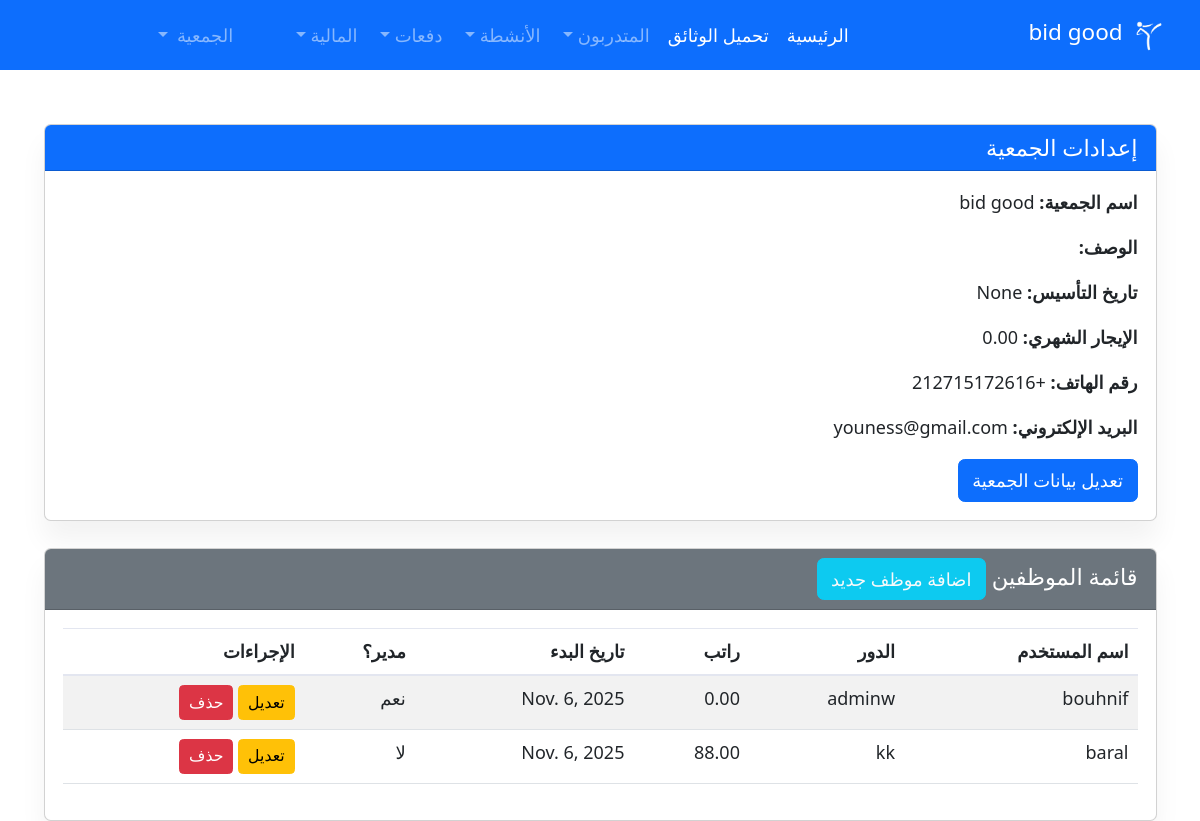
The page /staff/ (signed in) on the database its author committed.
### trainers/models.py (models this page shows, shortened)
class OrganizationInfo(models.Model):
    name = models.CharField(max_length=255, verbose_name='اسم الجمعية')
    slug = models.SlugField(unique=True, verbose_name='المعرف')
    description = models.TextField(blank=True, verbose_name='الوصف')
    established_date = models.DateField(blank=True, null=True, verbose_name='تاريخ التأسيس')
    rent_amount = models.DecimalField(max_digits=10, decimal_places=2, default=0, verbose_name='مبلغ الإيجار')
    phone_number = models.CharField(max_length=15, blank=True, verbose_name='رقم الهاتف')
    email = models.EmailField(blank=True, verbose_name='البريد الإلكتروني')
    datepay = models.DateField(blank=True, null=True, verbose_name='تاريخ الدفع')
    is_active = models.BooleanField(default=True, verbose_name='نشطة')
    subscription_tier = models.CharField(
        max_length=20,
        choices=[('free', 'مجاني'), ('basic', 'أساسي'), ('premium', 'متميز')],
        default='free',
        verbose_name='نوع الاشتراك'
    )
    max_trainers = models.IntegerField(default=50, verbose_name='الحد الأقصى للمتدربين')
    created_at = models.DateTimeField(auto_now_add=True, verbose_name='تاريخ الإنشاء')
    class Meta:
        verbose_name = 'جمعية'
        verbose_name_plural = 'الجمعيات'
        ordering = ['-created_at']

class Staff(models.Model):
    organization = models.ForeignKey(
        OrganizationInfo,
        on_delete=models.CASCADE,
        related_name='staff_members',
        verbose_name='الجمعية'
    )
    user = models.OneToOneField(User, on_delete=models.CASCADE, verbose_name='المستخدم')
    role = models.CharField(max_length=100, verbose_name='الدور')
    is_admin = models.BooleanField(default=False, verbose_name='مدير')
    started = models.DateField(default=timezone.now, verbose_name='تاريخ البدء')
    salary = models.DecimalField(max_digits=10, decimal_places=2, default=0, verbose_name='الراتب')
    datepay = models.DateField(default=timezone.now, verbose_name='تاريخ الدفع')
    email = models.EmailField(blank=True, verbose_name='البريد الإلكتروني')
    phone_number = models.CharField(max_length=15, blank=True, verbose_name='رقم الهاتف')
    class Meta:
        verbose_name = 'موظف'
        verbose_name_plural = 'الموظفون'

### trainers/views.py (the view)
# urls.py: path('staff/', views.staff_list, name='staff_list'),
@login_required(login_url='/login/')
@require_organization
def staff_list(request):
    organization = request.organization
    if Staff.objects.filter(organization=organization,user=request.user).exists():pass
    else : Staff.objects.create(
                organization=organization,
                user=request.user,
                role='ADMIN',
                is_admin=True,
                salary=0,
                started = timezone.now()
            )
    staff_members = Staff.objects.filter(organization=organization)
    return render(request, 'pages/staff_list.html', {
        'organization': organization,
        'staff_members': staff_members,
    })

### trainers/templates/pages/staff_list.html (shortened to what this page needs)
{% extends 'base/base.html' %}
{% block content %}
<div class="container mt-5">
    <div class="card mb-4">
        <div class="card-header bg-primary text-white">
            <h5 class="card-title mb-0">إعدادات الجمعية</h5>
        </div>
        <div class="card-body">
            <p><strong>اسم الجمعية:</strong> {{ organization.name }}</p>
            <p><strong>الوصف:</strong> {{ organization.description }}</p>
            <p><strong>تاريخ التأسيس:</strong> {{ organization.established_date }}</p>
            <p><strong>الإيجار الشهري:</strong> {{ organization.rent_amount }}</p>
            <p><strong>رقم الهاتف:</strong> {{ organization.phone_number }}</p>
            <p><strong>البريد الإلكتروني:</strong> {{ organization.email }}</p>
            <a href="{% url 'edit_organization' %}" class="btn btn-primary">تعديل بيانات الجمعية</a>
        </div>
    </div>
    <div class="card">
        <div class="card-header bg-secondary text-white">
            <h5 class="card-title mb-0">قائمة الموظفين <a href="{% url 'add_staff' %}" class="btn btn-info text-light">اضافة موظف جديد</a></h5>
        </div>
        <div class="card-body">
            <div class="table-responsive">
                <table class="table table-striped">
                    <thead>
                        <tr>
                            <th>اسم المستخدم</th>
                            <th>الدور</th>
                            <th>راتب</th>
                            <th>تاريخ البدء</th>
                            <th>مدير؟</th>
                            <th>الإجراءات</th>
                        </tr>
                    </thead>
                    <tbody>
                        {% for staff in staff_members %}
                        <tr>
                            <td>{{ staff.user.username }}</td>
                            <td>{{ staff.role }}</td>
                            <td>{{ staff.salary }}</td>
                            <td>{{ staff.started }}</td>
                            <td>{{ staff.is_admin|yesno:"نعم,لا" }}</td>
                            <td>
                                <a href="{% url 'edit_staff' staff.id %}" class="btn btn-sm btn-warning">تعديل</a>
                                <a href="{% url 'delete_staff' staff.id %}" class="btn btn-sm btn-danger" onclick="return confirm('هل أنت متأكد من حذف هذا الموظف؟')">حذف</a>
                            </td>
                        </tr>
                        {% endfor %}
                    </tbody>
                </table>
            </div>
        </div>
    </div>
</div>
{% endblock %}

### trainers/templates/base/sidebar.html (shortened to what this page needs)
{% load static %}
<nav class="navbar navbar-expand-lg navbar-dark bg-primary">
    <div class="container-fluid">
        <a class="navbar-brand" href="{% url 'home' %}">
            <img src="{% static 'images/logo/logo.png' %}" alt="Logo" width="40" height="40" class="d-inline-block align-text-top">
            {% if request.organization %} {{ request.organization.name }} {% else %} الجمعية {% endif %}
        </a>
        <div class="collapse navbar-collapse" id="navbarNav">
            <ul class="navbar-nav me-auto mb-2 mb-lg-0">
                <li class="nav-item">
                    <a class="nav-link active" aria-current="page" href="{% url 'home' %}">الرئيسية</a>
                </li>
                <li class="nav-item">
                    <a class="nav-link active" aria-current="page" href="{% url 'trainees_report' %}">تحميل الوثائق</a>
                </li>
                <li class="nav-item dropdown">
                    <a class="nav-link dropdown-toggle" href="#" id="traineesDropdown" role="button" data-bs-toggle="dropdown" aria-expanded="false">
                        المتدربون
                    </a>
                </li>
                <li class="nav-item dropdown">
                    <a class="nav-link dropdown-toggle" href="#" id="activitiesDropdown" role="button" data-bs-toggle="dropdown" aria-expanded="false">
                        الأنشطة
                    </a>
                </li>
                <li class="nav-item dropdown">
                    <a class="nav-link dropdown-toggle " href="#" id="traineesDropdown" role="button" data-bs-toggle="dropdown" aria-expanded="false">
                        دفعات
                    </a>
                </li>
                {% if user.is_superuser %}
                <li class="nav-item dropdown">
                    <a class="nav-link dropdown-toggle"  id="financialDropdown" role="button" data-bs-toggle="dropdown" aria-expanded="false">
                        المالية
                    </a>
                </li>
                {% else %}
                <li><a class="nav-link active" href="{% url 'logout' %}">تسجيل الخروج</a></li>
                {% endif %}
            </ul>
            {% if user.is_superuser %}
            <ul class="navbar-nav ms-auto">
                <li class="nav-item dropdown">
                    <a class="nav-link dropdown-toggle" href="#" id="userDropdown" role="button" data-bs-toggle="dropdown" aria-expanded="false">
                        <span class="ms-1">الجمعية</span>
                    </a>
            {% endif %}
                </li>
            </ul>
        </div>
    </div>
</nav>

### trainers/templates/base/base.html (style rules this page uses)
.card { box-shadow: 0 20px 27px 0 rgb(0 0 0 / 5%); }
* { font-size: large; }
a { color: #02af74; text-decoration: none; }

### rows shown on the page
OrganizationInfo: organization.name "bid good", name "bid good", established_date "None", rent_amount "0.00", phone_number "+212715172616", email "youness@gmail.com"
Staff: user.username "bouhnif", role "adminw", salary "0.00", started "Nov. 6, 2025", is_admin "نعم"
Staff: user.username "baral", role "kk", salary "88.00", started "Nov. 6, 2025", is_admin "لا"
